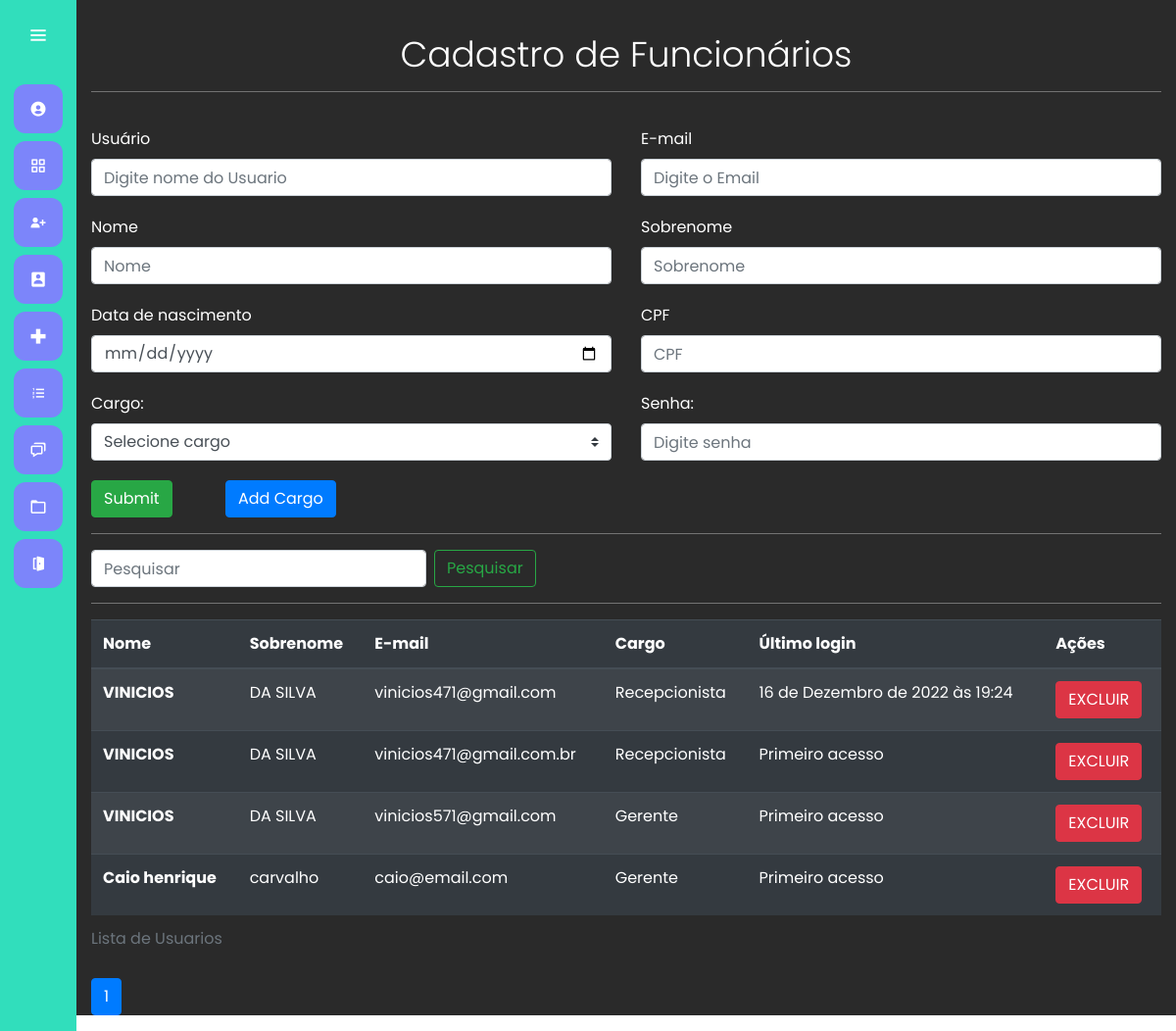
/cadastrar_usuario/, run on an earlier commit of the app's database.
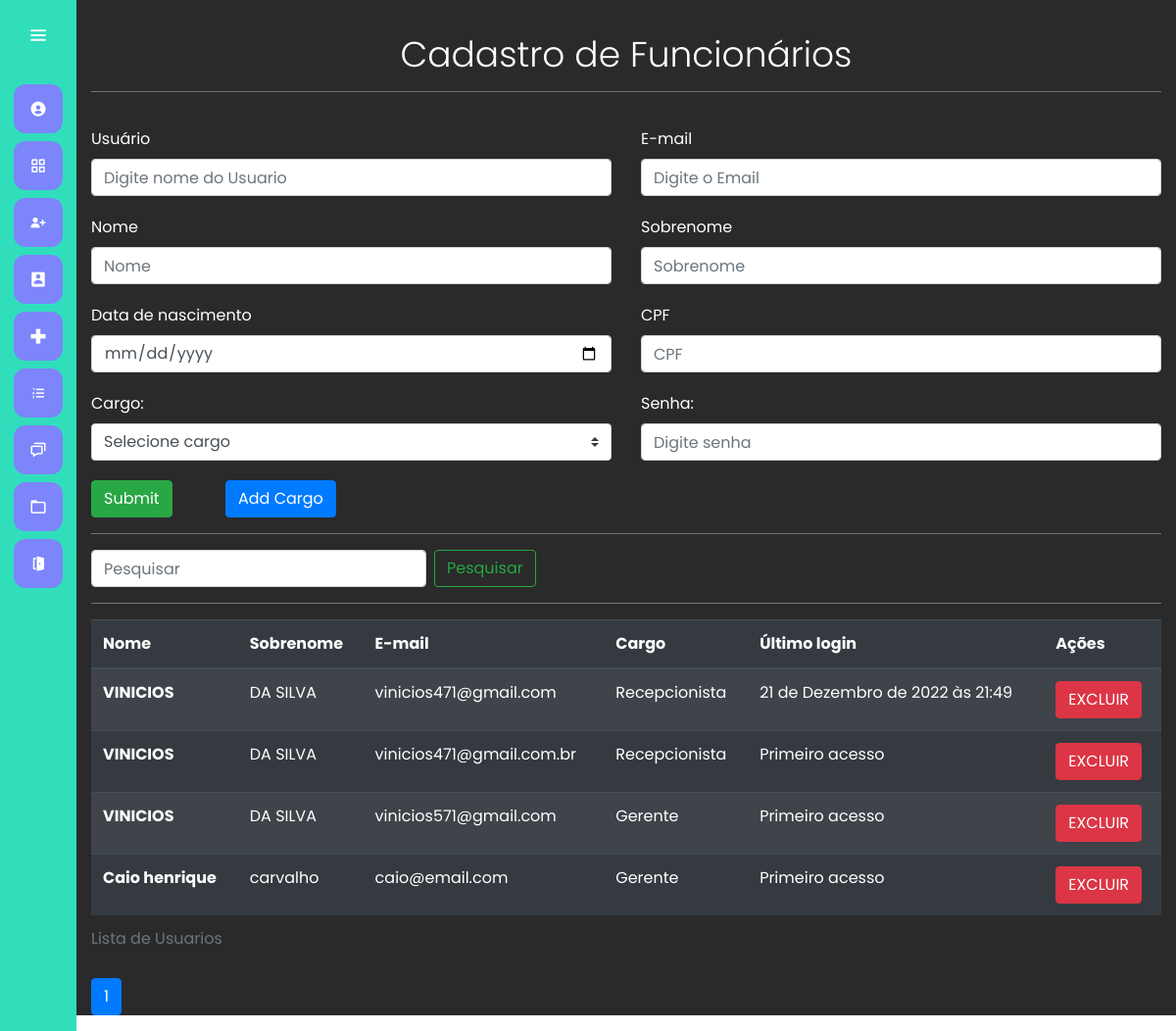
And on a later commit of the database.
### users/models.py (models this page shows)
class Users(AbstractUser):
    cargo = models.ForeignKey(Cargo, on_delete=models.CASCADE, null=True)
    cpf = models.CharField(max_length=12, blank=True)
    data_nascimento = models.DateField(blank=True, null=True)

class Cargo(models.Model):
    nome = models.CharField(max_length=50)
    def __str__(self) -> str:
        return self.nome

### users/views.py (the view, shortened to what this page needs)
# urls.py: path('cadastrar_usuario/', views.cadastro_usuario, name="cadastrar_usuario"),
@has_permission_decorator('cadastrar_recepcionista')
def cadastro_usuario(request):
    if request.method == 'GET':
        cargo = Cargo.objects.all()
        users = Users.objects.all()
        if request.GET.get('termo'):
            termo = request.GET.get('termo')
            print(termo)
            users = Users.objects.filter(Q(username__icontains=termo)|Q(email__icontains=termo)|Q(first_name__icontains=termo))
            return render(request, 'cadastro_usuario.html', {'users': users})
        else:
                users = Users.objects.order_by('-first_name')
        users = Users.objects.all()
        paginator = Paginator(users, 5)
        page = request.GET.get('page')
        users = paginator.get_page(page)
        return render(request, 'cadastro_usuario.html', {'users': users, 'cargo':cargo})

### users/templates/cadastro_usuario.html (shortened to what the changed rows need)
{% extends 'base.html' %}
{% load bootstrap4 %}
{% load static %}
{% block 'head' %}
    <link rel="stylesheet" href="{% static 'cadastro/css/cadastro_usuarios.css' %}">
{% endblock %}
{% block 'dashboard'%}
    <div class="container container-cadastro">
    <br>
    <h1 class="display-4">Cadastro de Funcionários </h1>
        <table class="table table-striped table-dark">
            <caption>Lista de Usuarios</caption>
            <thead>
                <tr>
                    <th scope="col">Nome</th>
                    <th scope="col">Sobrenome</th>
                    <th scope="col">E-mail</th>
                    <th scope="col">Cargo</th>
                    <th scope="col">Último login</th>
                    <th scope="col">Ações</th>
                </tr>
            </thead>
            <tbody>
                {% for user in users %}
                    <tr>
                        <th>{{user.first_name}}</th>
                        <td>{{user.last_name}}</td>
                        <td>{{user.email}}</td>
                        <td>{{user.cargo}}</td>
                        <td>{% if not user.last_login %}
                                Primeiro acesso
                            {% else %}
                                {{user.last_login}}
                            {% endif %}
                        </td>
                        <td>
                            <a href="{% url 'excluir_usuario' user.id%}"
                            onclick="return confirm('Deseja mesmo excluir o Funcionario {{user.first_name}}');" class="btn btn-danger">EXCLUIR</a>
                        </td>
                    </tr>
                {% endfor %}
            </tbody>
            </table>
    </div>
{% endblock %}

What changed in the data, as far as the page shows it:
changed Users "vinicios471@gmail.com": last_login "16 de Dezembro de 2022 às 19:24" → "21 de Dezembro de 2022 às 21:49"
